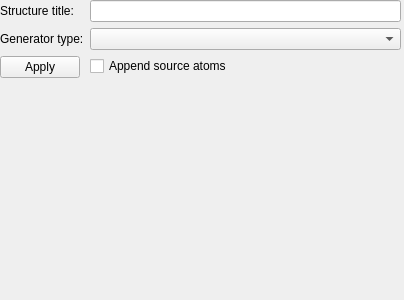
<?xml version="1.0" encoding="UTF-8"?>
<ui version="4.0">
 <class>Generator</class>
 <widget class="QWidget" name="Generator">
  <property name="geometry">
   <rect>
    <x>0</x>
    <y>0</y>
    <width>404</width>
    <height>300</height>
   </rect>
  </property>
  <property name="windowTitle">
   <string>Form</string>
  </property>
  <widget class="QWidget" name="formLayoutWidget">
   <property name="geometry">
    <rect>
     <x>0</x>
     <y>0</y>
     <width>401</width>
     <height>301</height>
    </rect>
   </property>
   <layout class="QFormLayout" name="formGenerator_">
    <item row="1" column="0">
     <widget class="QLabel" name="labelType_">
      <property name="text">
       <string>Generator type:</string>
      </property>
      <property name="textFormat">
       <enum>Qt::PlainText</enum>
      </property>
     </widget>
    </item>
    <item row="1" column="1">
     <widget class="QComboBox" name="typeGenerator_">
      <property name="editable">
       <bool>false</bool>
      </property>
     </widget>
    </item>
    <item row="2" column="1">
     <widget class="QCheckBox" name="appendSource_">
      <property name="text">
       <string>Append source atoms</string>
      </property>
     </widget>
    </item>
    <item row="2" column="0">
     <widget class="QPushButton" name="doApply_">
      <property name="text">
       <string>Apply</string>
      </property>
     </widget>
    </item>
    <item row="0" column="0">
     <widget class="QLabel" name="labelTitle_">
      <property name="text">
       <string>Structure title:</string>
      </property>
     </widget>
    </item>
    <item row="0" column="1">
     <widget class="QLineEdit" name="editStructureTitle_"/>
    </item>
   </layout>
  </widget>
 </widget>
 <resources/>
 <connections/>
</ui>
